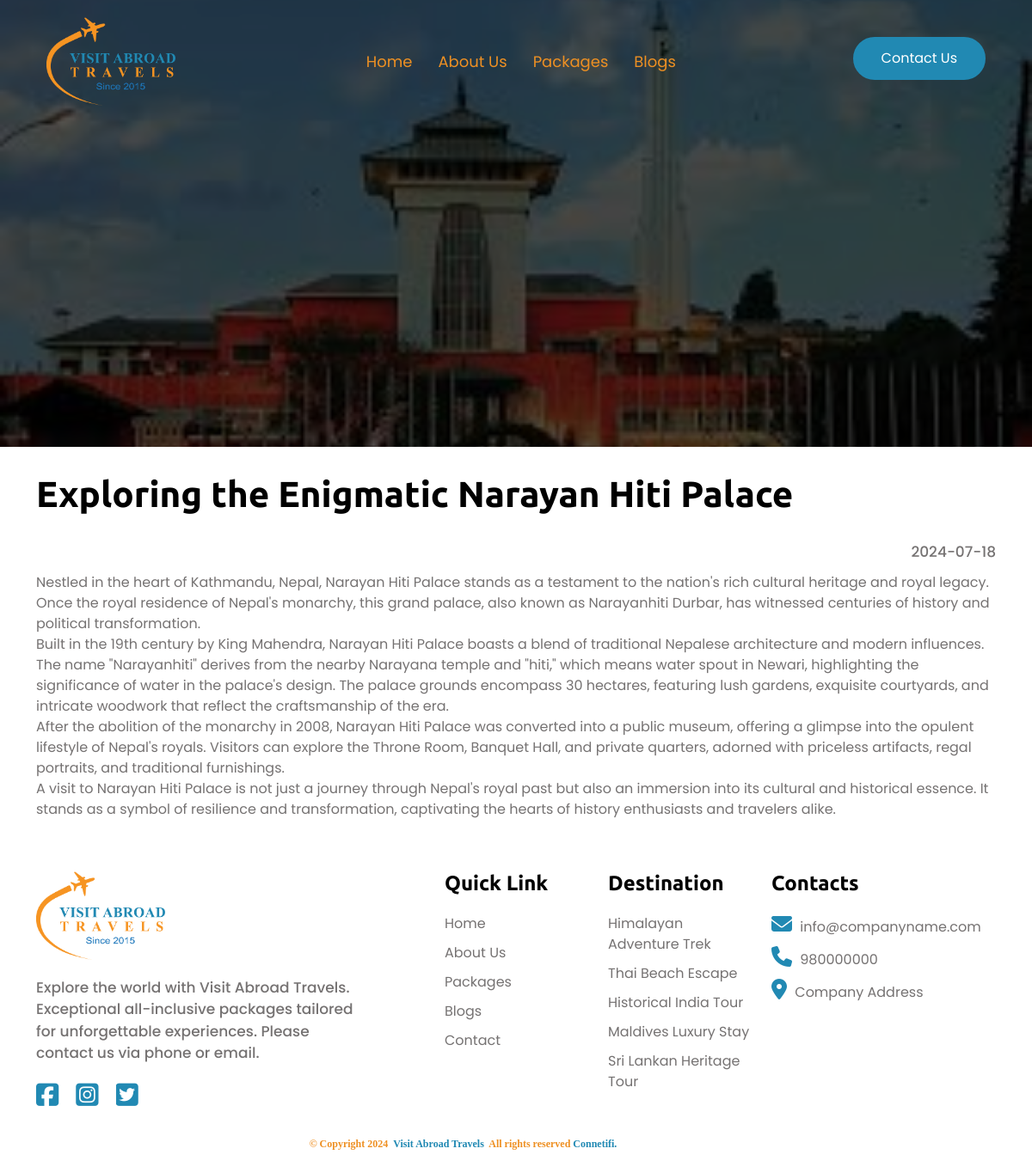
/blogpost.php?id=2, run on the app's committed database.
### tables this page shows
CREATE TABLE `blog` (
  `id` int(11) NOT NULL,
  `title` varchar(155) NOT NULL,
  `date` date NOT NULL,
  `image` varchar(155) NOT NULL,
  `content` longtext NOT NULL
);

CREATE TABLE `packages` (
  `id` int(11) NOT NULL,
  `title` varchar(155) NOT NULL,
  `country` varchar(155) NOT NULL,
  `category` varchar(155) NOT NULL,
  `description` longtext NOT NULL,
  `price_range` varchar(155) NOT NULL,
  `duration` varchar(155) NOT NULL,
  `group_size` varchar(155) NOT NULL,
  `accomodation` varchar(155) NOT NULL,
  `meal` varchar(155) NOT NULL,
  `best_season` varchar(155) NOT NULL,
  `guide` varchar(155) NOT NULL,
  `transportation` varchar(155) NOT NULL,
  `image` varchar(155) NOT NULL,
  `feature` varchar(155) NOT NULL,
  `map` text NOT NULL,
  `gallery_images` text NOT NULL,
  `add_details` longtext NOT NULL,
  `inclusion_exclusion` text NOT NULL
);

### blogpost.php (the view, shortened to what this page needs)
<?php
include 'includes/header.php'; ?>
<?php
include 'includes/navbar.php'; ?>
<?php
$id = $_GET['id'];
$sql = "SELECT * FROM blog WHERE id=$id";
$result = mysqli_query($conn, $sql);
$row = mysqli_fetch_assoc($result);
$title = $row['title'];
$date = $row['date'];
$image = $row['image'];
$content = $row['content'];
?>
<section class="  blogspost-page">
  <div class="blog-image">
    <img src="<?php echo SITEURL; ?>admin/blog/img/<?php echo $image  ?>" alt="">
    <div class="overlay"></div>
  </div>
  <div class="container">
    <div class="content">
      <h2 class="section-heading">
        <?php echo $title ?>
      </h2>
      <div class="d-flex align-items-center justify-content-between">
        <p class="section-des"><?php echo $date ?></p>
      </div>
      <div class="main-content">
        <?php echo  $content ?>
      </div>
    </div>
  </div>
</section>
<?php include 'includes/topfooter.php'; ?>
<?php include 'includes/footer.php'; ?>

### includes/topfooter.php (shortened to what this page needs)
<footer class="section-padding">
  <div class="container">
    <div class="row">
      <div class="col-lg-5 col-md-12 ">
        <div class="footer-block footer-content-block">
          <div class="logo">
            <img src="./images/logo.png" alt="">
          </div>
          <p class="section-des">Explore the world with Visit Abroad Travels. Exceptional all-inclusive packages tailored for unforgettable experiences. Please contact us via phone or email.
          </p>
          <div class="social-icon">
            <a href=""><i class="fa-brands fa-square-facebook"></i></a>
            <a href=""><i class="fa-brands fa-square-instagram"></i></a>
            <a href=""><i class="fa-brands fa-square-twitter"></i></a>
          </div>
        </div>
      </div>
      <div class="col-lg-2 col-md-12 ">
        <div class="footer-block ">
          <h4 class="block-heading">Quick Link</h4>
          <ul class="footer-nav">
            <li class="footer-nav-item"><a href="./" class="footer-nav-link">Home </a></li>
            <li class="footer-nav-item"><a href="about" class="footer-nav-link">About Us </a></li>
            <li class="footer-nav-item"><a href="packages" class="footer-nav-link">Packages </a></li>
            <li class="footer-nav-item"><a href="blog" class="footer-nav-link">Blogs</a></li>
            <li class="footer-nav-item"><a href="contact" class="footer-nav-link">Contact</a></li>
          </ul>
        </div>
      </div>
      <div class="col-lg-2 col-md-12 ">
        <div class="footer-block ">
          <h4 class="block-heading">Destination</h4>
          <ul class="footer-nav">
            <?php
            $sql = "SELECT * FROM packages LIMIT 5";
            $result = mysqli_query($conn, $sql);
            $count = mysqli_num_rows($result);
            if ($count > 0) {
              while ($row = mysqli_fetch_assoc($result)) {
                $title = $row['title'];
                $id = $row['id'];
            ?>
                <li class="footer-nav-item"><a href="packages_post.php?id=<?php echo  $id ?>" class="footer-nav-link"><?php echo $title ?></a></li>
            <?php
              }
            }
            ?>
          </ul>
        </div>
      </div>
      <div class="col-lg-3 col-md-12 ">
        <div class="footer-block ">
          <h4 class="block-heading">Contacts</h4>
          <ul class="footer-nav">
            <li class="footer-nav-item"><a href="" class="footer-nav-link"><i class="fa-solid fa-envelope"></i> <?php echo $email; ?> </a></li>
            <li class="footer-nav-item"><a href="" class="footer-nav-link"><i class="fa-solid fa-phone"></i> <?php echo $phone; ?> </a></li>
            <li class="footer-nav-item"><a href="" class="footer-nav-link"><i class="fa-solid fa-location-dot"></i> <?php echo $add; ?> </a></li>
          </ul>
        </div>
      </div>
    </div>
  </div>
  <div class="footer-bottom">
    <div class="container">
      <div class="bottom-wrapper">
        <div class="block">
          <p>© Copyright <?php echo date('Y'); ?> <a href="./"><?php echo $co; ?></a> All rights reserved<a href="https://connectifisolutions.com/" target="_blank">Connetifi.</a><a style="color: white;" href="https://bluebugsoft.com/" target="_blank">developed by BlueBug</a></p>
        </div>
      </div>
    </div>
  </div>
</footer>

### css/style.css (style rules this page uses)
body, p, a { font-size: 14px; font-style: normal; font-weight: 400; font-family: "Poppins", sans-serif; }
h1, .h1, h2, .h2, h3, .h3, h4, .h4, h5, .h5, h6 { font-family: "Ubuntu", sans-serif; font-weight: 600; margin: 0; padding: 0; color: #000000; }
p { font-weight: 400; margin: 0; padding: 0; color: #757272; }
ul { margin: 0; padding: 0; list-style: none; }
ul li { display: block; font-size: 14px; font-weight: 300; font-family: "Poppins", sans-serif; }
img { width: 100%; transition: 0.4s all; }
p { line-height: 1.5; }
a { color: #757272; font-size: 16px; font-weight: 500; font-family: "Poppins", sans-serif; text-decoration: none; display: block; overflow: hidden; transition: 0.4s all; }
section { position: relative; }
.section-padding { padding: 60px 0px; }
.section-des { color: #757272; font-size: 17px; font-weight: 500; font-family: "Poppins", sans-serif; margin: 10px 0px; }
.section-heading { font-size: 42px; font-family: "Ubuntu", sans-serif; color: #000000; font-weight: 800; margin-bottom: 20px; }
footer { padding-top: 0px; }
footer .footer-content-block { padding-right: 70px; }
footer .footer-block .logo img { width: 150px; }
footer .footer-block .section-des { color: #757272; margin: 20px 0px; }
footer .footer-block .social-icon { display: flex; }
footer .footer-block .social-icon a i { font-size: 30px; margin-right: 20px; color: #2189b3; transition: 0.3s ease-in-out; }
footer .footer-block .block-heading { margin-bottom: 20px; }
footer .footer-block .footer-nav .footer-nav-item .footer-nav-link { font-size: 16px; color: #757272; font-weight: 400; margin-bottom: 10px; }
footer .footer-block .footer-nav .footer-nav-item .footer-nav-link i { color: #2189b3; font-size: 24px; margin-right: 5px; }
footer .footer-bottom { margin-top: 30px; }
footer .footer-bottom .block { display: flex; align-items: center; justify-content: center; }
footer .footer-bottom .block p { font-family: cursive; font-size: 12px; font-weight: 600; color: #ee9023; }
footer .footer-bottom .block p a { padding: 0px 3px; font-family: cursive; color: #2189b3; font-size: 12px; font-weight: 600; display: inline; }
.blogspost-page .blog-image { position: relative; width: 100%; height: 65vh; }
.blogspost-page .blog-image img { height: 100%; width: 100%; object-fit: cover; }
.blogspost-page .blog-image .overlay { position: absolute; top: 0; left: 0; width: 100%; height: 100%; background-color: rgba(0, 0, 0, 0.678); }
.blogspost-page .content { margin-top: 30px; }
.blogspost-page .content .main-content p { color: #757272; font-size: 16px; }

### data on the page
blog: image (picture), title "Exploring the Enigmatic Narayan Hiti Palace", date "2024-07-18", content "Nestled in the heart of Kathmandu, Nepal, Narayan Hiti Palace stands as a testament to the nation's rich cultural heritage and royal legacy. Once the royal residence of Nepal's monarchy, this grand palace, also known as Narayanhiti Durbar, has witnessed centuries of history and political transformation. Built in the 19th century by King Mahendra, Narayan Hiti Palace boasts a blend of traditional Nepalese architecture and modern influences. The name \"Narayanhiti\" derives from the nearby Narayana temple and \"hiti,\" which means water spout in Newari, highlighting the significance of water in the palace's design. The palace grounds encompass 30 hectares, featuring lush gardens, exquisite…"
packages: title "Himalayan Adventure Trek"
packages: title "Thai Beach Escape"
packages: title "Historical India Tour"
packages: title "Maldives Luxury Stay"
packages: title "Sri Lankan Heritage Tour"

### other printed values
$email "info@companyname.com"
$phone "980000000"
$add "Company Address"
$co "Visit Abroad Travels"
